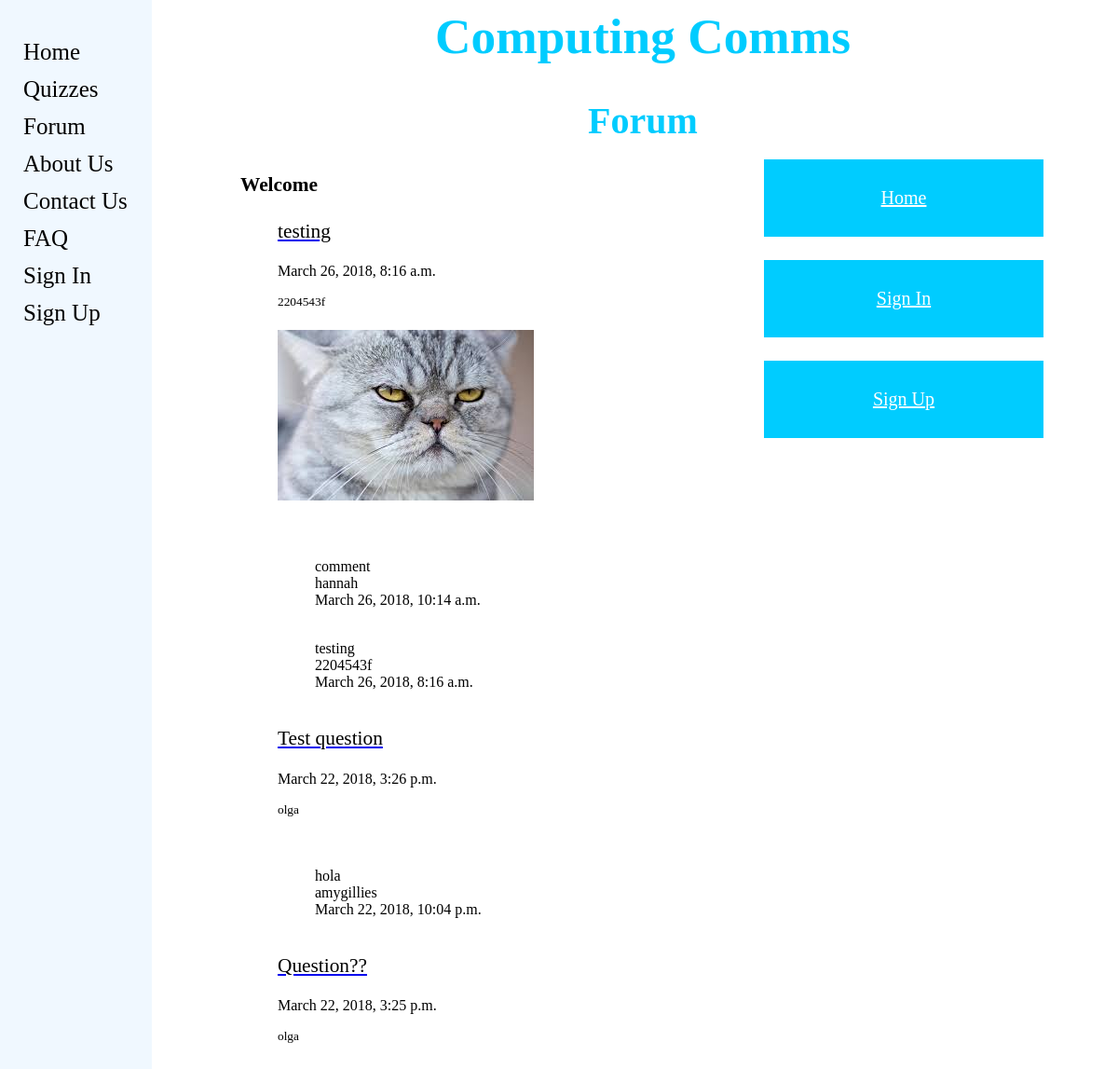
Screenshot of /computingcomms/forum/ with the database file from the repository.
### computingcomms/models.py (models this page shows, shortened)
class ForumPost(models.Model):
    question = models.CharField(max_length=128)
    picture = models.ImageField(upload_to='forum_images',blank=True)
    date = models.DateTimeField(auto_now=True)
    user = models.ForeignKey(User, on_delete=models.DO_NOTHING)
    slug = models.SlugField(unique=True)

class Comment(models.Model):
    comment = models.CharField(max_length=128)
    user = models.ForeignKey(User, on_delete=models.DO_NOTHING)
    image = models.ImageField(upload_to='comment_images', blank=True)
    date = models.DateTimeField(auto_now=True)
    post = models.ForeignKey('computingcomms.ForumPost', related_name = 'comment' , on_delete=models.DO_NOTHING)

### computingcomms/views.py (the view)
# urls.py: url(r'^forum/(?P<post_slug>[\w\-]+)/$', views.show_post, name='show_post'),
def forum(request):
    posts_list = ForumPost.objects.order_by('-date')
    comments_list = Comment.objects.order_by('-date')[:3]
    context_dict = {'posts': posts_list, 'comments': comments_list}
    return render(request, 'computingcomms/forum.html', context_dict)

### templates/computingcomms/forum.html (shortened to what this page needs)
{% extends 'computingcomms/base.html' %}
{% load staticfiles %}
{% block head_block %}
	<div>
		<center><h1>Computing Comms</h1></center>
                <center><h2>Forum</h2></center>
	</div>
{% endblock %}
{% block body_block %}
	<div>
		{% if user.is_authenticated %}
			<h3><p>Welcome {{ user.username }}</p></h3>
		{% else %}
			<h3><p>Welcome</p></h3>
		{% endif %}
	</div>
	<div>
	    {% if posts %}
		<ul>
		{% for post in posts %}
			<a href="{{post.slug}}"><p>{{ post.question }}</p></a>
			<p id="date">{{ post.date }}</p>
			<p id="user">{{ post.user }}</p>
                        {% if post.picture %}
			    <p><img src="{{ MEDIA_URL }}{{ post.picture }}" alt="no image"></p>
                        {% endif %}
			{% if comments %}
				<ul>
`				{% for comment in comments %}
				{% if post.question == comment.post.question %}
				   <p id="comment">{{ comment.comment }}<br>
				   {{ comment.user }} <br>
				   {{ comment.date }} <br>
				   {{ comment.image }}<br>
				{% endif %}
				   {% endfor %}
				</ul>
			    {% else %}
				<p id="comment">There are no comments yet</p>
			    {% endif %}
		{% endfor %}
		</ul>
	    {% else %}
		<p><strong>There are no posts present.</strong></p>
	    {% endif %}
	</div>
	<div class="buttons_position">
	{% if user.is_authenticated %}
		<ul>
		<a href="{% url 'my_account' %}"><button class="button">My Account</a></button><br><br>
		<a href="{% url 'add_image' %}"><button class="button">Add Image</a></button><br><br>
		<a href="{% url 'add_question' %}"><button class="button">Add Question</a></button>
		</ul>
	{% else %}
		<ul>
		<a href="{% url 'home' %}"><button class="button">Home</a></button><br><br>
		<a href="{% url 'login' %}"><button class="button">Sign In</a></button><br><br>
		<a href="{% url 'register' %}"><button class="button">Sign Up</a></button>
		</ul>
	{% endif %}
	</div>
{% endblock %}

### static/CSS/stylesheet.css (style rules this page uses)
h1 { font-size: 40pt; text-align: center; color: #00ccff; font-family: Bernard MT Condensed; padding-left: 180px; }
h2 { font-size: 30pt; text-align: center; color: #00ccff; font-family: Bernard MT Condensed; padding-left: 180px; }
p { font-size: 16pt; color: black; font-family: Calibri; margin-left: 250px; margin-right: 30px; }
#date { font-size: 12pt; color: black; font-family: Calibri; }
#user { font-size: 10pt; color: black; font-family: Calibri; }
#comment { font-size: 12pt; color: black; font-family: Calibri; }
.button { background-color: #00ccff; border: none; color: white; padding: 30px 62px; text-align: center; text-decoration: none; display: inline-block; font-size: 20px; font-family: Calibri; width: 300px; }
.button a:link { color: white; font-size: 20px; font-family: Calibri; }
.buttons_position { position: absolute; top: 150px; right: 80px }
body { font-family: Calibri; color: black; font-size: 16pt; }

### rows the page displays
ForumPost: question "testing", date "March 26, 2018, 8:16 a.m.", user "2204543f", picture (picture)
Comment: comment "comment", user "hannah", date "March 26, 2018, 10:14 a.m."
Comment: comment "testing", user "2204543f", date "March 26, 2018, 8:16 a.m."
ForumPost: question "Test question", date "March 22, 2018, 3:26 p.m.", user "olga"
Comment: comment "hola", user "amygillies", date "March 22, 2018, 10:04 p.m."
ForumPost: question "Question??", date "March 22, 2018, 3:25 p.m.", user "olga"
